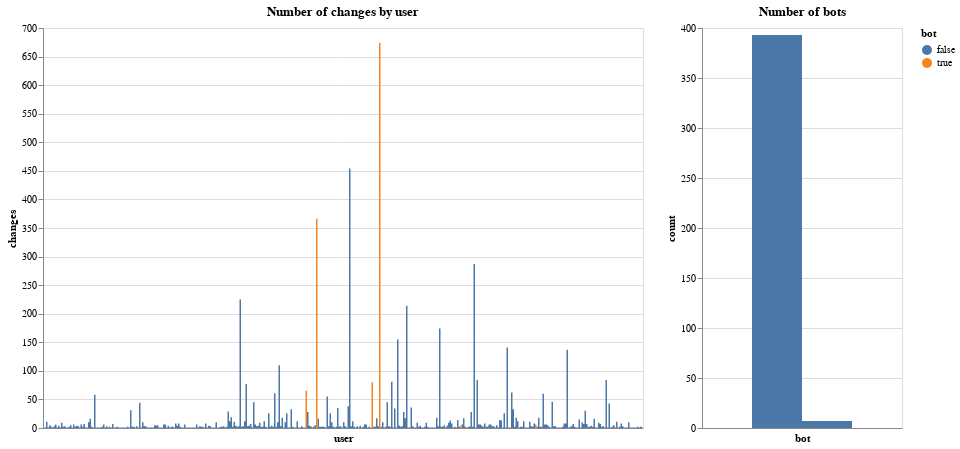

Source (notebook cell):
### Markdown cell above
## Number of changes done by user

### Code cell
# ! pip install altair
import altair as alt
import numpy as np
import pandas as pd

gd_dict = {row['user']: row['bot'] for _, row in df.iterrows()}
df_counts = df.user.value_counts().reset_index()
df_counts.columns = ['user', 'changes']
df_counts['bot'] = df_counts.user.map(lambda x: gd_dict[x])
df_counts.head()

np.random.seed(42)
sample_df = df_counts.sample(min(df_counts.shape[0], 400))

chart_counts = alt.Chart(sample_df).mark_area(
    interpolate='step'
).encode(
    x = alt.X('user', axis=alt.Axis(labels=False, ticks=False)),
    y = alt.Y('changes:Q'),
    color = alt.Color('bot:N'),
    tooltip = [
        alt.Tooltip('user'), 
        alt.Tooltip('changes')
    ]
).properties(
    width = 600,
    height = 400,
    title = 'Number of changes by user'
)

chart_bots = alt.Chart(sample_df).mark_area(
    interpolate='step'
).encode(
    x = alt.X('bot:N', axis=alt.Axis(labels=False, ticks=False)),
    y = alt.Y('count()', title='count'),
    tooltip = [alt.Tooltip('count()', title='No of users')]
).properties(
    width = 200,
    height = 400,
    title = 'Number of bots'
)

chart_counts | chart_bots

### Figure 1 — Vega-Lite specification as saved in the notebook (floating-point values rounded to 4 significant figures; data arrays with more than 128 entries replaced by an {"elided": "..."} marker saying what was removed)
{"config": {"view": {"continuousWidth": 400, "continuousHeight": 300}}, "hconcat": [{"mark": {"type": "area", "interpolate": "step"}, "encoding": {"color": {"type": "nominal", "field": "bot"}, "tooltip": [{"type": "nominal", "field": "user"}, {"type": "quantitative", "field": "changes"}], "x": {"type": "nominal", "axis": {"labels": false, "ticks": false}, "field": "user"}, "y": {"type": "quantitative", "field": "changes"}}, "height": 400, "title": "Number of changes by user", "width": 600}, {"mark": {"type": "area", "interpolate": "step"}, "encoding": {"tooltip": [{"type": "quantitative", "aggregate": "count", "title": "No of users"}], "x": {"type": "nominal", "axis": {"labels": false, "ticks": false}, "field": "bot"}, "y": {"type": "quantitative", "aggregate": "count", "title": "count"}}, "height": 400, "title": "Number of bots", "width": 200}], "data": {"name": "data-f6a27870669cc6dddc47eee1834296f4"}, "$schema": "https://vega.github.io/schema/vega-lite/v4.8.1.json", "datasets": {"data-f6a27870669cc6dddc47eee1834296f4": {"elided": "400 records"}}}
